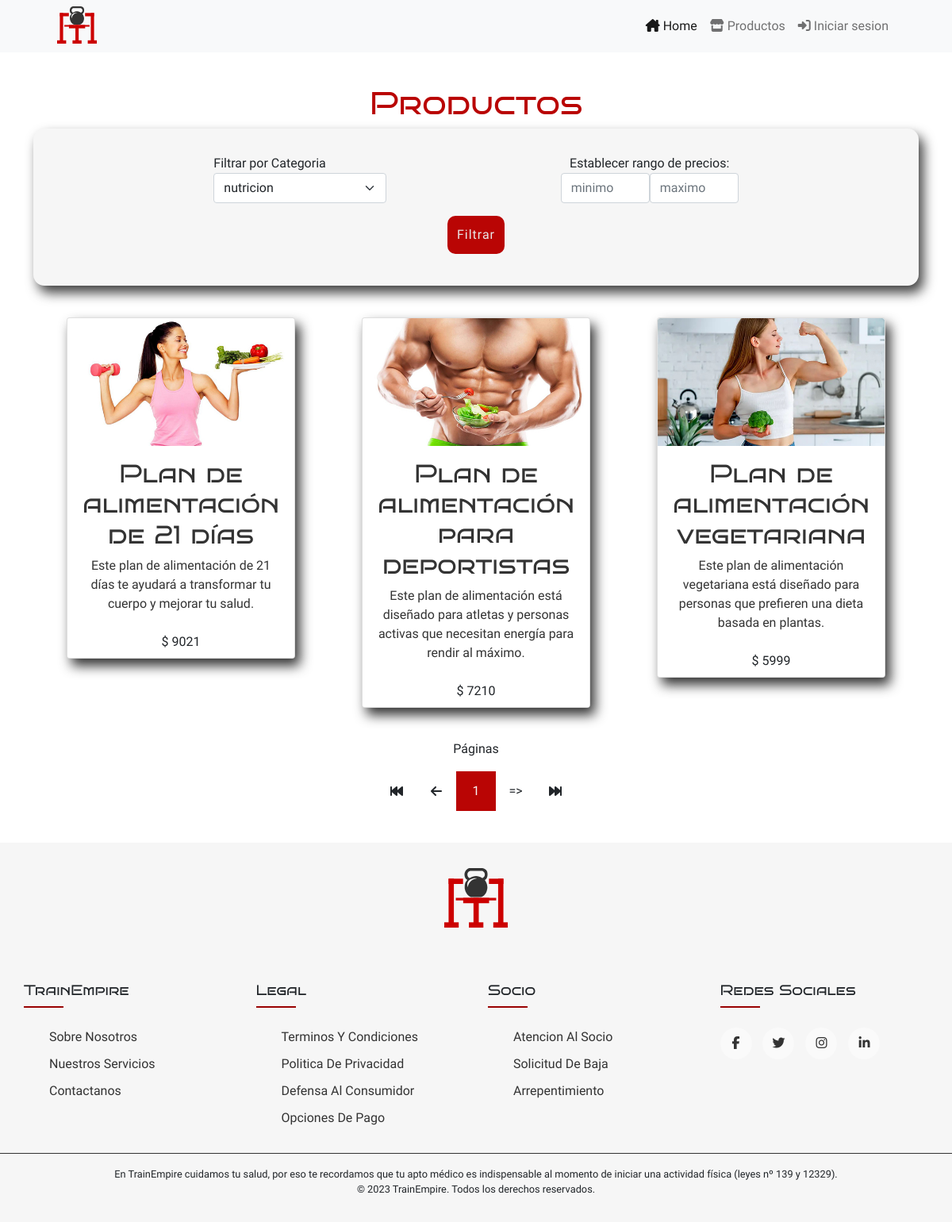
The app's page /sitio/index.php?s=productos&c=2 with its own data.
### tables this page shows
CREATE TABLE `productos` (
  `id_productos` int(10) UNSIGNED NOT NULL,
  `usuarios_fk` int(10) UNSIGNED NOT NULL,
  `titulo` varchar(100) NOT NULL,
  `descripcion` text NOT NULL,
  `sintesis` varchar(255) DEFAULT NULL,
  `imagen` varchar(255) DEFAULT NULL,
  `precio` int(11) NOT NULL,
  `categorias_fk` int(10) UNSIGNED NOT NULL
);

### sitio/clases/modelos/Modelo.php (called while the page is built, shortened)
<?php
require_once __DIR__ . '/../../bootstrap/autoload.php';
class Modelo{
    protected string $tabla = "";
    public function todo():array{
        $bd = BD::getConexion();
        $query = "SELECT * FROM " . $this->tabla;
        $stmt = $bd->prepare($query);
        $stmt->execute();
        $stmt->setFetchMode(PDO::FETCH_CLASS,static::class);
        return $stmt->fetchAll();
    }
}

### sitio/clases/modelos/Categorias.php (called while the page is built, shortened)
<?php
class Categorias extends Modelo{
    private int $id_categorias;
    private string $nombre;
    public function getNombre(): string{
        return $this->nombre;
    }
    public function getId(): string{
        return $this->id_categorias;
    }
}

### sitio/bootstrap/autoload.php (called while the page is built, shortened)
<?php
spl_autoload_register(function($nombreDeLaClase){
    $nombreDeLaClase = str_replace('\\', '/', $nombreDeLaClase);
    $rutaDeLaClase = __DIR__ . '/../clases/'. $nombreDeLaClase.'.php';
    $rutaDeLaClaseModelos = __DIR__ . '/../clases/modelos/'. $nombreDeLaClase.'.php';
});

### sitio/clases/modelos/Rutinas.php (called while the page is built, shortened)
<?php
class Rutinas extends Modelo{
    private int   $id_productos;
    private string $titulo;
    private string $sintesis;
    private ?string $imagen;
    private int    $precio;
    public function todoPaginado(array $busqueda = [],int $porPagina = 10, int $pagina = 1){
        $paginacion = [
            'porPagina' => $porPagina,
            'pagina' => $pagina,
            'offset' => $porPagina * ($pagina - 1),
        ];
        $bd = BD::getConexion();
        $query = "SELECT * FROM productos";
        $queryConstraints = "";
        $queryParams = [];
        if(count($busqueda) > 0) {
            $whereConditions = [];
            foreach($busqueda as $busquedaDatos) {
                $whereConditions[] = $busquedaDatos[0] . ' ' . $busquedaDatos[1] . ' ?';
                $queryParams[] = $busquedaDatos[2];
            }
            $queryConstraints .= " WHERE " . implode(' AND ', $whereConditions);
        }
        $query .= $queryConstraints . " LIMIT " . $paginacion['porPagina'] . " OFFSET " . $paginacion['offset'];
        $stmt = $bd->prepare($query);
        $stmt->execute($queryParams);
        $rutinas = [];
        while ($registro = $stmt->fetch(PDO::FETCH_ASSOC)) {
            $rutina = new Rutinas();
            $rutina->setId($registro['id_productos']);
            $rutina->setTitulo($registro['titulo']);
            $rutina->setUsuarios_fk($registro['usuarios_fk']);
            $rutina->setDescripcion($registro['descripcion']);
            $rutina->setSintesis($registro['sintesis']);
            $rutina->setImagen($registro['imagen']);
            $rutina->setPrecio($registro['precio']);
            $rutina->setCategoria($registro['categorias_fk']);
            $rutinas[] = $rutina;
        }
        $queryTotal = "SELECT COUNT(*) AS total FROM productos" . $queryConstraints;
        $stmtTotal = $bd->prepare($queryTotal);
        $stmtTotal->execute($queryParams);
        $totalData = $stmtTotal->fetch(PDO::FETCH_ASSOC);
        $paginacion['totalRegistros'] = $totalData['total'];
        $paginacion['totalPaginas'] = ceil($totalData['total'] / $paginacion['porPagina']);
        return [$rutinas, $paginacion, $totalData];
    }
    public function setSintesis(string $sintesis){
        $this->sintesis = $sintesis;
    }
    public function getSintesis(){
        return $this->sintesis;
    }
    public function getId(): int{
        return $this->id_productos;
    }
    public function setId(int $id_productos){
        $this->id_productos = $id_productos;
    }
    public function setTitulo($titulo) {
        $this->titulo = $titulo;
    }
    public function getTitulo(): string{
        return $this->titulo;
    }
    public function setPrecio($precio) {
        $this->precio = $precio;
    }
    public function getPrecio(): int{
        return $this->precio;
    }
    public function setImagen($imagen) {
        $this->imagen = $imagen;
    }
    public function getImagen(): ?string{
        return $this->imagen;
    }
}

### sitio/clases/modelos/Filtro.php (called while the page is built, shortened)
<?php
class Filtro {
    public function filtradoPorPrecio(array $array, int $minPrecio, int $maxPrecio): array {
        if ($minPrecio !== 0 && $maxPrecio !== PHP_INT_MAX) {
            $arrayFiltrado = [];
            foreach ($array as $objeto) {
                if ($minPrecio <= $objeto->getPrecio() && $maxPrecio >= $objeto->getPrecio()) {
                    $arrayFiltrado[] = $objeto;
                }
            }
            return $arrayFiltrado;
        } else {
            return $array;
        }
    }
}

### sitio/secciones/productos.php (the view, shortened to what this page needs)
<?php
    $categoriaGet = $_GET['c']??'';
    $precio_min = isset($_GET['minp']) ? intval($_GET['minp']) : 0;
    $precio_max = isset($_GET['maxp']) ? intval($_GET['maxp']) : PHP_INT_MAX;
    $paginaInicial = $_GET['p'] ?? 1;
    $categorias = (new Categorias)->todo();
    $busqueda = $categoriaGet? [
        ['categorias_fk','=',$categoriaGet],
    ]:[];
    [$rutinas,$paginacion,$totalData] = (new Rutinas)->todoPaginado($busqueda,9,$paginaInicial);
    $filtro = new Filtro;
    $rutinas = $filtro->filtradoPorPrecio($rutinas,$precio_min,$precio_max);
?>
    <h1 class="productos-h2">Productos</h1>
    <form action="index.php" method="get" class="filtros">
                <div class="buscador-container">
                    <div>
                        <label for="c">Filtrar por Categoria</label>
                        <select name="c" class="form-select" id="c">
                            <?php foreach($categorias as $categoria):?>
                                <option value="<?= $categoria->getId();?>" <?= $categoria->getId() === $categoriaGet ? 'selected' : '';?>><?= $categoria->getNombre();?></option>
                            <?php endforeach;?>
                        </select>
                    </div>
                    <div class="div-precios">
                        <span>Establecer rango de precios:</span>
                        <div>
                            <input
                                type="number"
                                class="form-control"
                                name="minp"
                                min="0"
                                placeholder="minimo"
                                id="minp"
                                <?=$precio_min?'value="'.$precio_min.'"':''?>>
                            <input
                                type="number"
                                class="form-control"
                                name="maxp"
                                min="0"
                                placeholder="maximo"
                                id="maxp"
                                <?=$precio_max != PHP_INT_MAX?'value="'.$precio_max.'"':''?>>
                        </div>
                    </div>
                </div>
                <button type="submit" class="btn-contacto">Filtrar</button>
            </form>
    <section class="productos">
        <?php foreach ($rutinas as $rutina): ?>
            <article class="card">
            <a href="index.php?s=detalles&id=<?= $rutina->getId();?>">
                <img src="assets/productos/<?=$rutina->getImagen()?$rutina->getImagen():'defecto.jpg';?>" class="card-img-top" alt="planificacion de <?= $rutina->getTitulo(); ?>">
                <div class="card-body">
                    <h2 class="card-title"><?=$rutina->getTitulo(); ?></h2>
                    <p class="card-text text-center"><?= $rutina->getSintesis();?></p>
                </div>
                <ul class="list-group list-group-flush">
                    <li class="list-group-item text-center">$ <?=$rutina->getPrecio(); ?></li>
                </ul>
            </a>
            </article>
        <?php endforeach; ?>
    </section>
    <nav class="paginador">
        <p>Páginas</p>
        <ul class="paginador-lista">
            <?php if($paginacion['pagina'] > 1):?>
                <li><a href="index.php?s=productos&p=1"><i class="fa-solid fa-backward-fast"></i></a></li>
                <li><a href="index.php?s=productos&p=<?= ($paginacion['pagina'] - 1);?>"><i class="fa-solid fa-arrow-left"></i></a></li>
            <?php else:?>
                <li class="disable"><i class="fa-solid fa-backward-fast"></i></li>
                <li class="disable"><i class="fa-solid fa-arrow-left"></i></li>
            <?php endif;?>
            <?php for($i = 1; $i <= $paginacion['totalPaginas']; $i++): ?>
                <?php if($i == $paginacion['pagina']):?>
                    <li class="pag-actual"><span><?= $i;?></span></li>
                <?php else:?>
                    <li><a href="index.php?s=productos&p=<?= $i;?>"><?= $i;?></a></li>
                <?php endif;?>
            <?php endfor;?>
            <?php if($paginacion['pagina'] < $paginacion['totalPaginas']):?>
                <li><a href="index.php?s=productos&p=<?= ($paginacion['pagina'] + 1);?>"><i class="fa-solid fa-arrow-right"></i></a></li>
                <li><a href="index.php?s=productos&p=<?= $paginacion['totalPaginas'];?>"><i class="fa-solid fa-forward-fast"></i></a></li>
            <?php else: ?>
                <li class="disable">=></li>
                <li class="disable"><i class="fa-solid fa-forward-fast"></i></li>
            <?php endif;?>
        </ul>
    </nav>

### sitio/estilos.css (style rules this page uses)
:root { --color-primario: #e8e8e8; --color-primario2: #f6f6f6; --color-secundario: #990100; --color-secundario2:#b90504; --color-terciario: #333333; --tamano-fuente-grande: 4rem; --tamano-fuente-media: 1.5rem; --tamano-fuente-chica: 1rem; }
* { margin: 0; padding: 0; font-family: 'Roboto-Regular',Arial, Helvetica, sans-serif; scroll-behavior: smooth; -webkit-box-sizing: border-box; box-sizing: border-box; }
body { background-color: var(--color-primario); color: var(--color-terciario); }
body { overflow: hidden; }
body { overflow: auto; }
nav ul { margin-right: 5vw ; }
.btn-contacto { border: 2px solid rgba(255,255,255,0.0); display: inline; color: var(--color-primario); padding: 10px; background-color: var(--color-secundario2); -webkit-border-radius: 10px; border-radius: 10px; margin-bottom: 4vh; text-decoration: none; letter-spacing: 1px; transition: all .5s; }
h1 { text-align: center; color: var(--color-secundario2); font-weight: bolder; font-family: 'Bruno Ace SC',Arial, Helvetica, sans-serif; }
h2 { font-size: var(--tamano-fuente-media); text-align: center; font-family: 'Bruno Ace SC',Arial, Helvetica, sans-serif }
.productos-h2 { margin-top: 5vh; }
section[class="productos"] { display: -webkit-box; display: -webkit-flex; display: -ms-flexbox; display: flex; -webkit-flex-wrap: wrap; -ms-flex-wrap: wrap; flex-wrap: wrap; -webkit-justify-content: space-around; -ms-flex-pack: distribute; justify-content: space-around; -webkit-box-align: start; -webkit-align-items: flex-start; -ms-flex-align: start; align-items: flex-start; }
section[class="productos"]>.card { width: 18rem; margin-top: 5vh; -webkit-box-shadow: 6px 9px 15px 0px var(--color-terciario); box-shadow: 6px 9px 15px 0px var(--color-terciario); overflow: hidden; }
.card a { color: var(--color-terciario); text-decoration: none; }
.filtros { background-color: var(--color-primario2); padding:1vh; padding-top: 2vh; border-radius: 14px; display: -webkit-box; display: -webkit-flex; display: -ms-flexbox; display: flex; -webkit-box-align: center; -webkit-align-items: center; -ms-flex-align: center; align-items: center; -webkit-justify-content: space-around; -ms-flex-pack: distribute; justify-content: space-around; -webkit-box-orient: vertical; -webkit-box-direction: normal; -webkit-flex-direction: column; -ms-flex-direction: column; flex-direction: column; -webkit-box-shadow: 6px 9px 15px 0px rgba(0,0,0,0.75); box-shadow: 6px 9px 15px 0px rgba(0,0,0,0.75); }
.filtros input { max-width: 7em; }
.filtros label { margin-top: 2vh; }
.buscador-container { width: 100%; display: flex; justify-content: space-evenly; }
.filtros .div-precios { margin: 2vh 0; display: flex; flex-direction: column; justify-content: center; align-items: center; }
.div-precios>div { display: flex; justify-content: space-between; }
.paginador { margin: 5vh 0; width: 100%; display: flex; justify-content: center; align-items: center; flex-direction: column; }
.paginador-lista { padding: 0; margin: 0; display: flex; justify-content: center; align-items: center; }
.paginador-lista li { width: 50px; height: 50px; display: flex; justify-content: center; align-items: center; }
.paginador-lista .pag-actual { background-color: var(--color-secundario2); color: var(--color-primario2); }
.paginador-lista .disable { cursor: not-allowed; }
ul { list-style: none; }

### records on screen
productos: imagen (picture), titulo "Plan de alimentación de 21 días", sintesis "Este plan de alimentación de 21 días te ayudará a transformar tu cuerpo y mejorar tu salud.", precio "9021"
productos: imagen (picture), titulo "Plan de alimentación para deportistas", sintesis "Este plan de alimentación está diseñado para atletas y personas activas que necesitan energía para rendir al máximo.", precio "7210"
productos: imagen (picture), titulo "Plan de alimentación vegetariana", sintesis "Este plan de alimentación vegetariana está diseñado para personas que prefieren una dieta basada en plantas.", precio "5999"

### other values on screen
form field c "nutricion"
